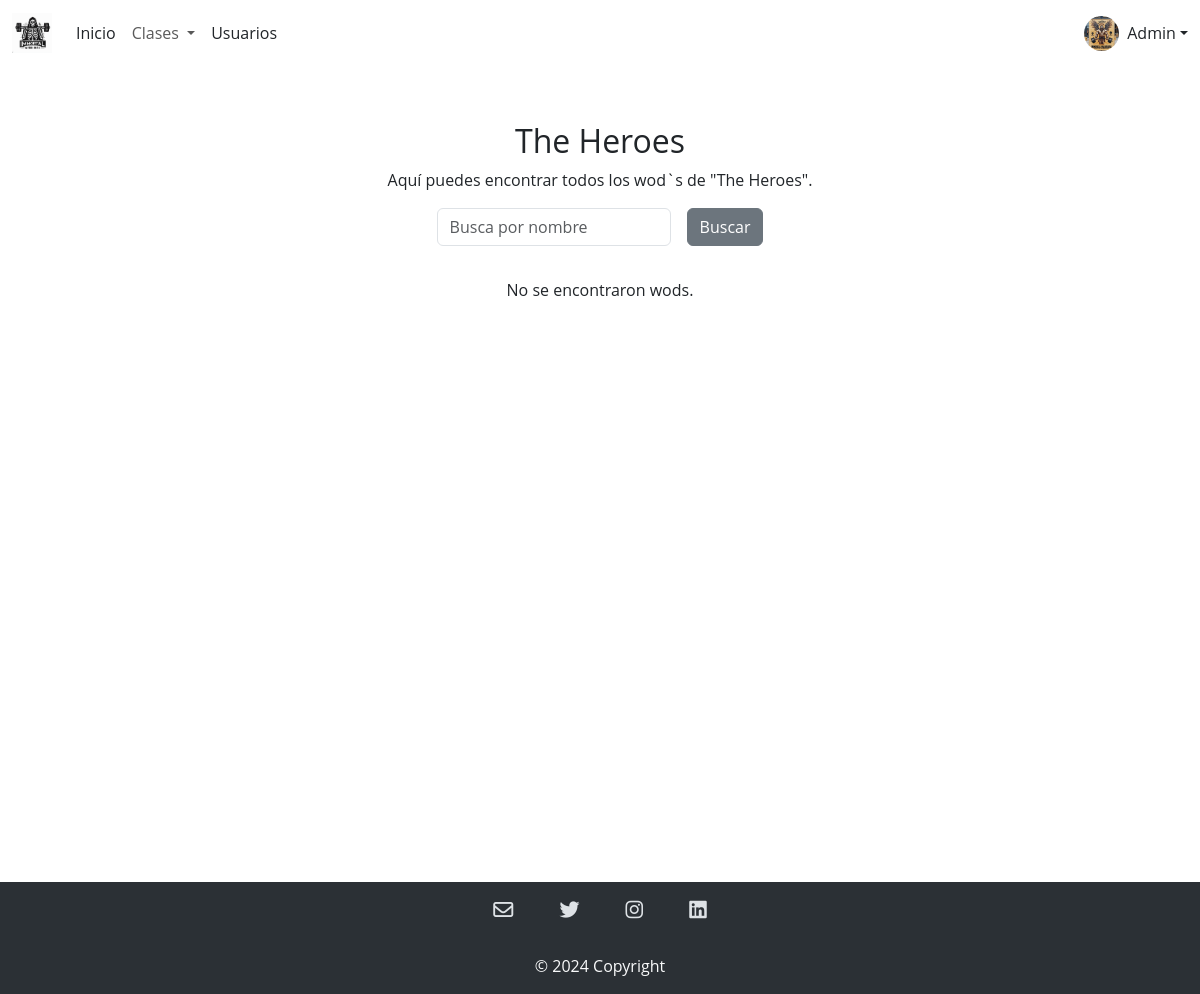
The page /admin/programas.php on the database as committed earlier.
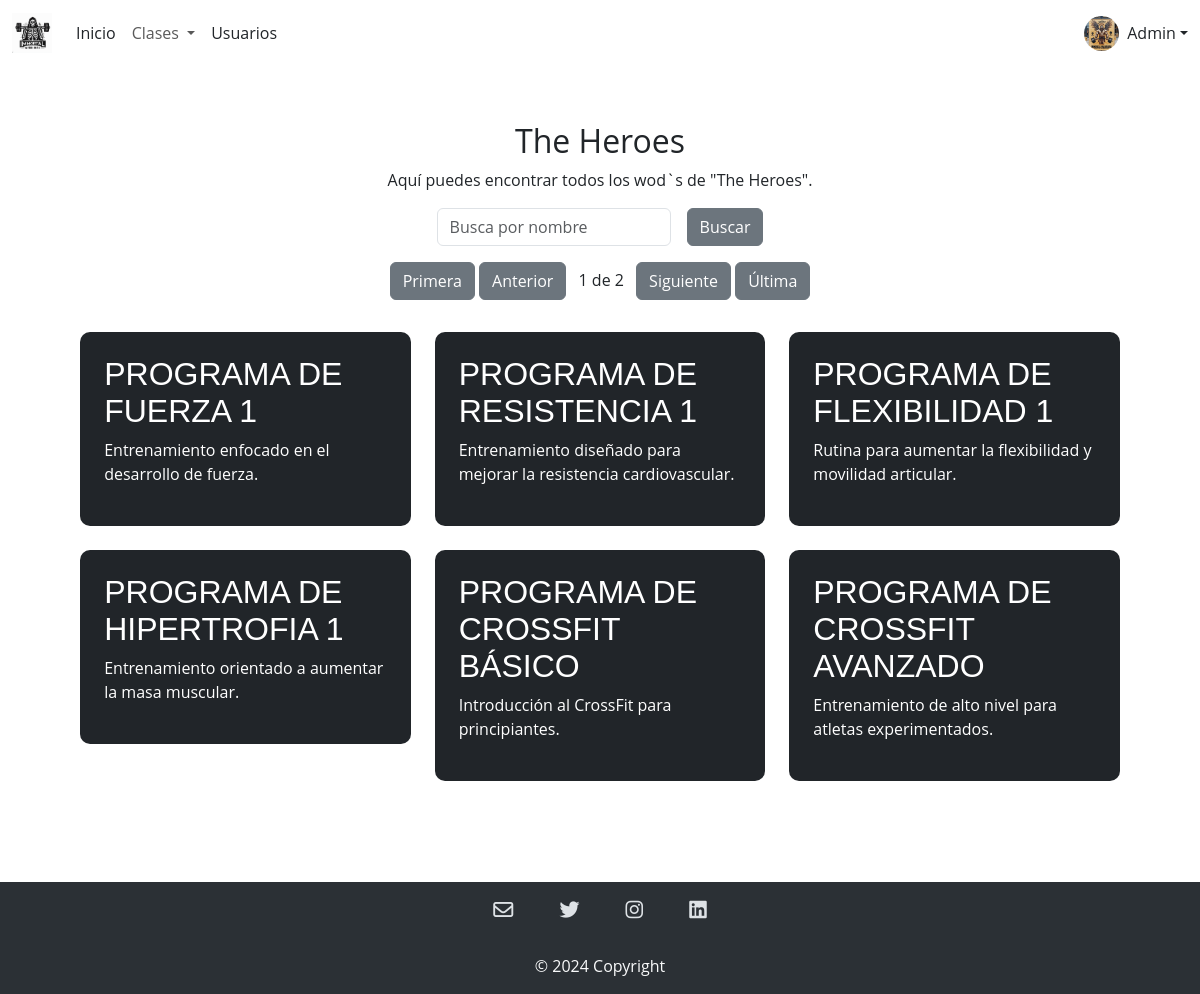
The same page on the database as committed later.
### tables this page shows
CREATE TABLE `wods` (
  `ID_Wods` int(11) NOT NULL,
  `Nombre` varchar(255) NOT NULL,
  `Descripcion` varchar(255) NOT NULL,
  `Tipo` enum('The Girls','The Heroes','Programas','Distancias','Desafios','Qualifiers') NOT NULL
);

### admin/programas.php (the view, shortened to what this page needs)
<?php
include '../modulos/headerAdmin.php';
?>
<?php
include '../CRUD/conexion.php';
$resultados_por_pagina = 6;
$sql_total = "SELECT COUNT(*) as total FROM wods WHERE tipo = 'Programas'";
$result_total = $conexion->query($sql_total);
$row_total = $result_total->fetch_assoc();
$total_resultados = $row_total['total'];
$total_paginas = ceil($total_resultados / $resultados_por_pagina);
$pagina_actual = isset($_GET['pagina']) ? $_GET['pagina'] : 1;
$inicio = ($pagina_actual - 1) * $resultados_por_pagina;
$sql_pagina = "SELECT * FROM wods WHERE tipo = 'Programas' LIMIT $inicio, $resultados_por_pagina";
$result_pagina = $conexion->query($sql_pagina);
?>
<section class="general bg-white my-2">
    <div class="container mt-5">
        <h2 class="text-center">The Heroes</h2>
        <div class="text-center">
            <p>Aquí puedes encontrar todos los wod`s de "The Heroes".</p>
        </div>
        <div id="data-table-basic_filter" class="d-flex justify-content-center gap-3">
            <label class="text-center">
                <input type="search" class="form-control" id="inputBusqueda" placeholder="Busca por nombre" aria-controls="data-table-basic">
            </label>
            <button class="btn btn-secondary ml-3">Buscar</button>
        </div>
        <div id="pagination" class="text-center m-3 ">
            <?php if ($total_paginas > 1) : ?>
                <a href="?pagina=1" class="btn btn-secondary">Primera</a>
                <a href="?pagina=<?php echo $pagina_actual > 1 ? $pagina_actual - 1 : 1; ?>" class="btn btn-secondary">Anterior</a>
                <span class="mx-2"><?php echo $pagina_actual; ?> de <?php echo $total_paginas; ?></span>
                <a href="?pagina=<?php echo $pagina_actual < $total_paginas ? $pagina_actual + 1 : $total_paginas; ?>" class="btn btn-secondary">Siguiente</a>
                <a href="?pagina=<?php echo $total_paginas; ?>" class="btn btn-secondary">Última</a>
            <?php endif; ?>
        </div>
        <div class="row p-3" id="wodContainer">
            <?php
            if ($result_pagina->num_rows > 0) {
                while ($wod = $result_pagina->fetch_assoc()) {
            ?>
                    <div class="cuadro-wod col-md-6 col-lg-4 mb-4 cuadro-wod">
                        <div class="p-4 bg-dark">
                            <h4 class="titulo-wods"><?php echo $wod['Nombre']; ?></h4>
                            <p><?php echo $wod['Descripcion']; ?></p>
                        </div>
                    </div>
            <?php
                }
            } else {
                echo "No se encontraron wods.";
            }
            ?>
        </div>
    </div>
</section>
<?php
include '../modulos/footer.php';
?>

Rows that differ between the two databases and show on the page:
added wods: Nombre "PROGRAMA DE FUERZA 1", Descripcion "Entrenamiento enfocado en el desarrollo de fuerza."
added wods: Nombre "PROGRAMA DE RESISTENCIA 1", Descripcion "Entrenamiento diseñado para mejorar la resistencia cardiovascular."
added wods: Nombre "PROGRAMA DE FLEXIBILIDAD 1", Descripcion "Rutina para aumentar la flexibilidad y movilidad articular."
added wods: Nombre "PROGRAMA DE HIPERTROFIA 1", Descripcion "Entrenamiento orientado a aumentar la masa muscular."
added wods: Nombre "PROGRAMA DE CROSSFIT BÁSICO", Descripcion "Introducción al CrossFit para principiantes."
added wods: Nombre "PROGRAMA DE CROSSFIT AVANZADO", Descripcion "Entrenamiento de alto nivel para atletas experimentados."
Other text that changed with them:
$pagina_actual: (not shown) → "1"
$total_paginas: (not shown) → "2"
text no longer shown: "No se encontraron wods."
text now shown: "Primera Anterior de Siguiente Última"
